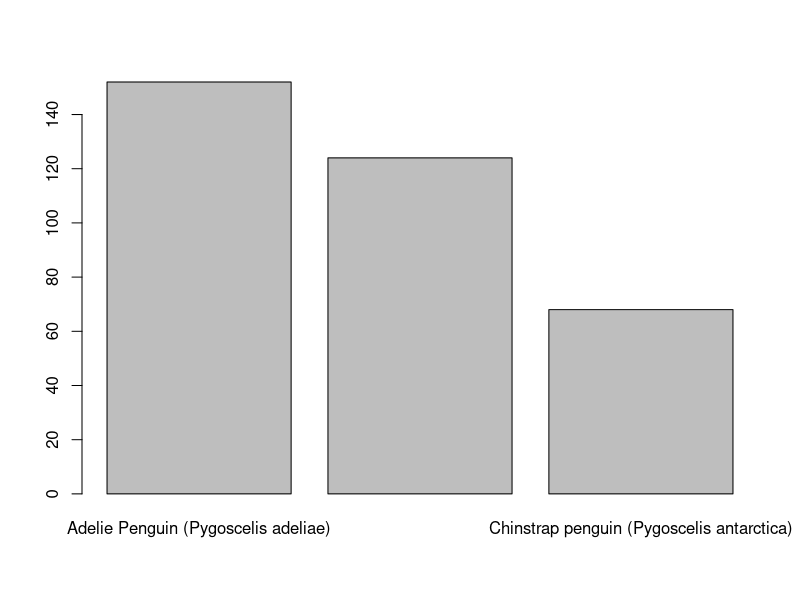
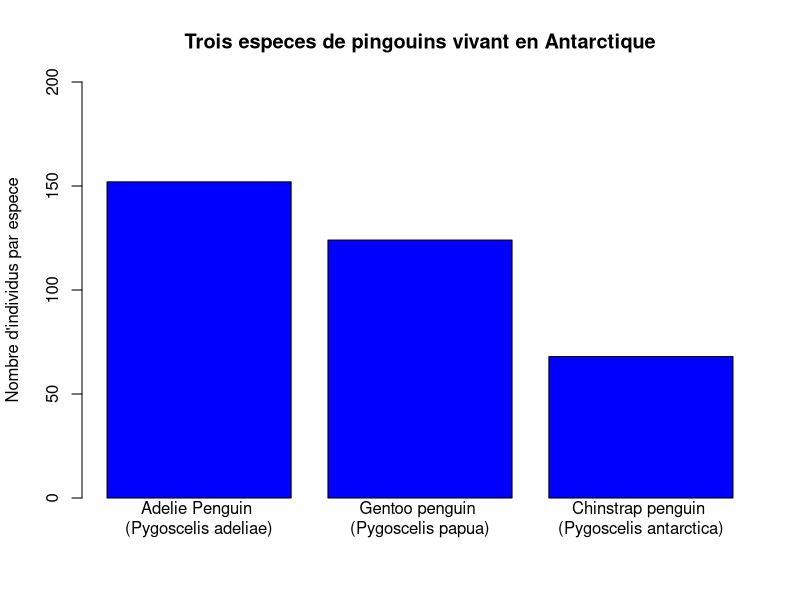
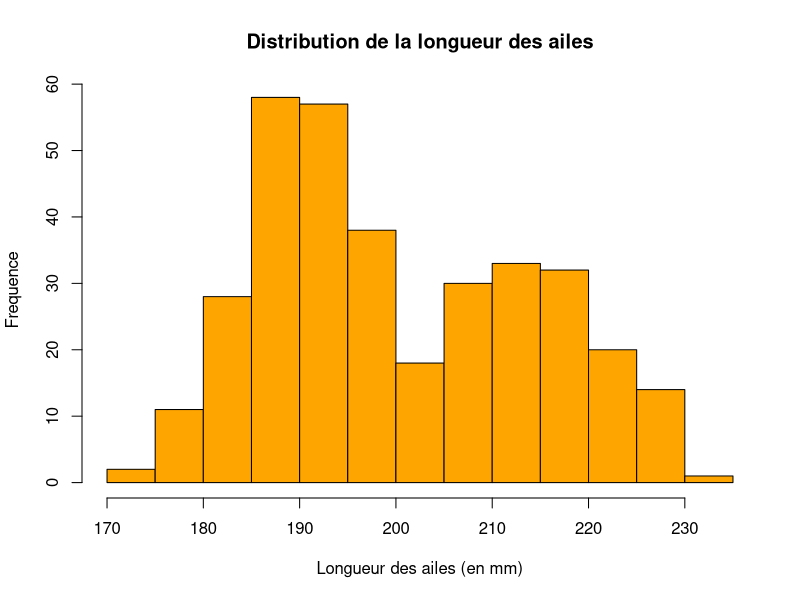
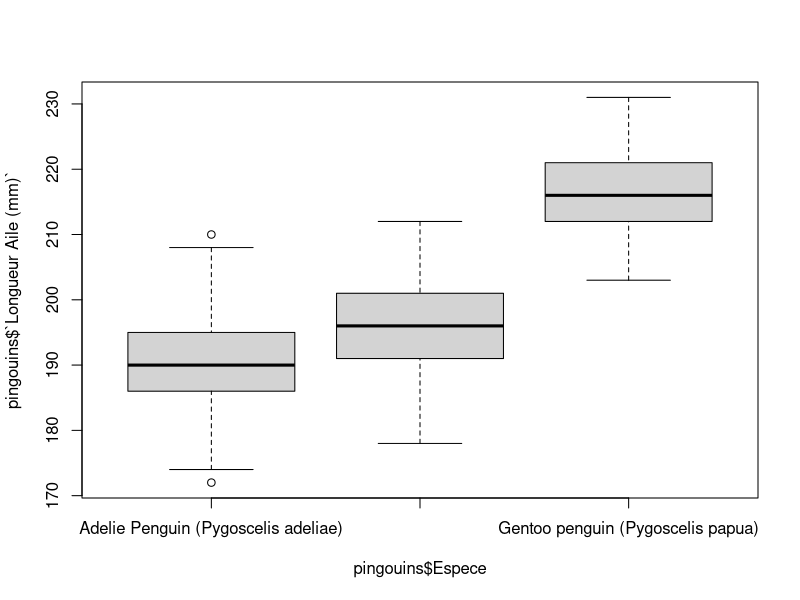
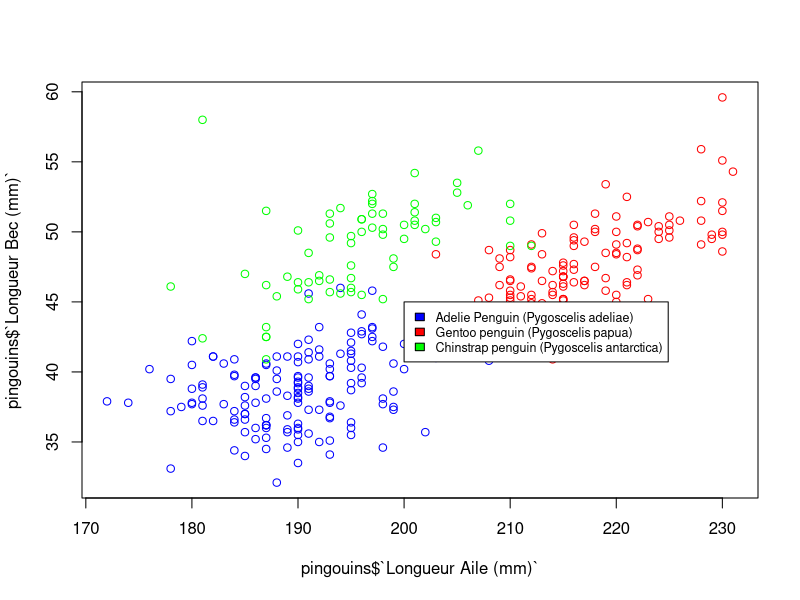

These charts were generated, in order, by the following R code:
## ---- chunk 1
pingouins <- read.csv("../../raw/pingouins.csv", check.names = FALSE)
## ---- chunk 2
2 + 2
## ---- chunk 3
# Ceci est un commentaire qui ne sera pas exécuté
# La ligne suivante sera exécutée
2 + 2
## ---- chunk 4
read.csv("../../raw/pingouins.csv", check.names = FALSE)
## ---- chunk 5
# Extraire les elements uniques d'une variable
unique(pingouins$Espece)

# Compter le nombre d'elements uniques d'une variable
length(unique(pingouins$Espece))
## ---- chunk 6
# Transformer un vecteur en facteur
pingouins$`Echantillon Numero` <- as.factor(pingouins$`Echantillon Numero`)
pingouins$Espece <- as.factor(pingouins$Espece)
pingouins$Ile <- as.factor(pingouins$Ile)

## ---- chunk 7
summary(pingouins)
## ---- chunk 8
# Selectionner la 3e ligne et la 5e colonne : 
pingouins[3, 5]

# Selectionner la 3e ligne : 
pingouins[3, ]

# Selectionner la 5e colonne : 
pingouins[, 5]

# Selectionner les lignes 40 à 45 : 
pingouins[40:45, ]

# Selectionner les colonnes 2 et 4 : 
pingouins[, c(2, 4)]

# Selectionner les lignes 50 et 100 à 105 : 
pingouins[c(50, 100:105), ]
  
# Selectionner le 45e element de la variable Ile
pingouins$Ile[45]

## ---- chunk 9
especes <- unique(pingouins$Espece)
## ---- chunk 10
adelie <- pingouins[pingouins$Espece == especes[1], ]
gentoo <- pingouins[pingouins$Espece == especes[2], ]
chinstrap <- pingouins[pingouins$Espece == especes[3], ]
## ---- chunk 11
nb_ind <- c(nrow(adelie), nrow(gentoo), nrow(chinstrap))
## ---- chunk 12
names(nb_ind) <- especes
## ---- chunk 13
barplot(nb_ind)
## ---- chunk 14
names(nb_ind) <- gsub("(", "\n(", names(nb_ind), fixed = TRUE)
## ---- chunk 15
barplot(nb_ind,
        main = "Trois especes de pingouins vivant en Antarctique",
        ylab = "Nombre d'individus par espece",
        ylim = c(0, 200),
        col = "blue")
## ---- chunk 16
hist(pingouins$`Longueur Aile (mm)`,
     main = "Distribution de la longueur des ailes",
     xlab = "Longueur des ailes (en mm)",
     ylab = "Frequence",
     col = "orange")
## ---- chunk 17
boxplot(pingouins$`Longueur Aile (mm)` ~ pingouins$Espece)
## ---- chunk 18
pingouins$col[pingouins$Espece == especes[1]] <- "blue"
pingouins$col[pingouins$Espece == especes[2]] <- "red"
pingouins$col[pingouins$Espece == especes[3]] <- "green"

plot(pingouins$`Longueur Aile (mm)`, pingouins$`Longueur Bec (mm)`,
     col = pingouins$col)
legend(x = 200, y = 45, legend = c(especes[1], especes[2], especes[3]),
       fill = c("blue", "red", "green"), cex = 0.75)
